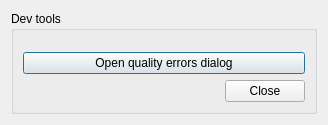
<?xml version="1.0" encoding="UTF-8"?>
<ui version="4.0">
 <class>Dialog</class>
 <widget class="QDialog" name="Dialog">
  <property name="geometry">
   <rect>
    <x>0</x>
    <y>0</y>
    <width>328</width>
    <height>125</height>
   </rect>
  </property>
  <property name="windowTitle">
   <string>Dialog</string>
  </property>
  <layout class="QVBoxLayout" name="verticalLayout_2">
   <item>
    <layout class="QVBoxLayout" name="verticalLayout">
     <item>
      <widget class="QGroupBox" name="dev_tools">
       <property name="title">
        <string>Dev tools</string>
       </property>
       <layout class="QVBoxLayout" name="verticalLayout_4">
        <item>
         <widget class="QgsFileWidget" name="quality_errors_data_file_widget"/>
        </item>
        <item>
         <widget class="QPushButton" name="btn_open_quality_errors_dialog">
          <property name="text">
           <string>Open quality errors dialog</string>
          </property>
         </widget>
        </item>
        <item>
         <widget class="QDialogButtonBox" name="button_box">
          <property name="orientation">
           <enum>Qt::Horizontal</enum>
          </property>
          <property name="standardButtons">
           <set>QDialogButtonBox::Close</set>
          </property>
         </widget>
        </item>
       </layout>
      </widget>
     </item>
    </layout>
   </item>
  </layout>
 </widget>
 <customwidgets>
  <customwidget>
   <class>QgsFileWidget</class>
   <extends>QWidget</extends>
   <header>qgsfilewidget.h</header>
  </customwidget>
 </customwidgets>
 <resources/>
 <connections>
  <connection>
   <sender>button_box</sender>
   <signal>accepted()</signal>
   <receiver>Dialog</receiver>
   <slot>accept()</slot>
   <hints>
    <hint type="sourcelabel">
     <x>248</x>
     <y>254</y>
    </hint>
    <hint type="destinationlabel">
     <x>157</x>
     <y>274</y>
    </hint>
   </hints>
  </connection>
  <connection>
   <sender>button_box</sender>
   <signal>rejected()</signal>
   <receiver>Dialog</receiver>
   <slot>reject()</slot>
   <hints>
    <hint type="sourcelabel">
     <x>316</x>
     <y>260</y>
    </hint>
    <hint type="destinationlabel">
     <x>286</x>
     <y>274</y>
    </hint>
   </hints>
  </connection>
 </connections>
</ui>
